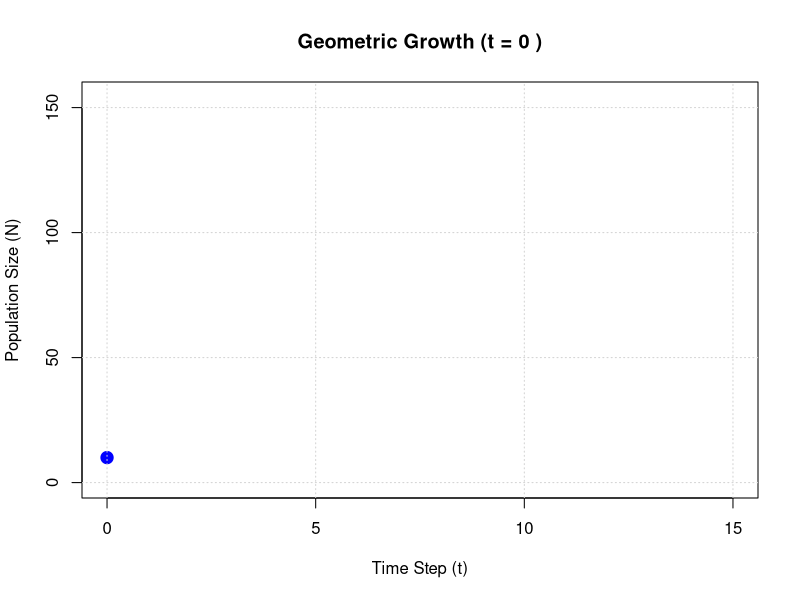
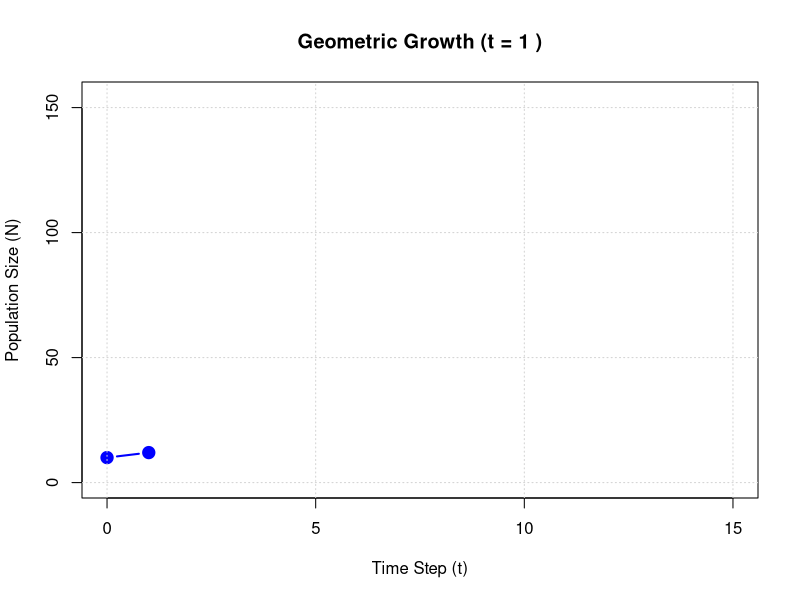
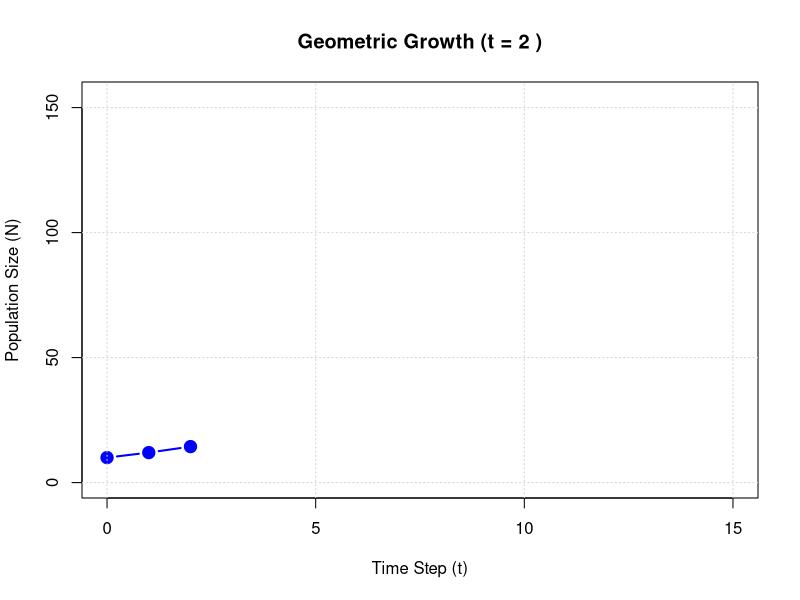
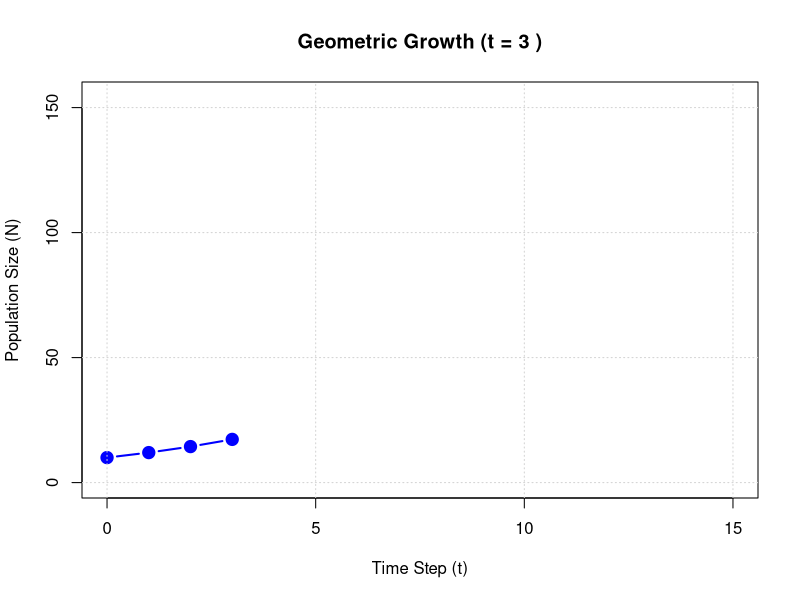
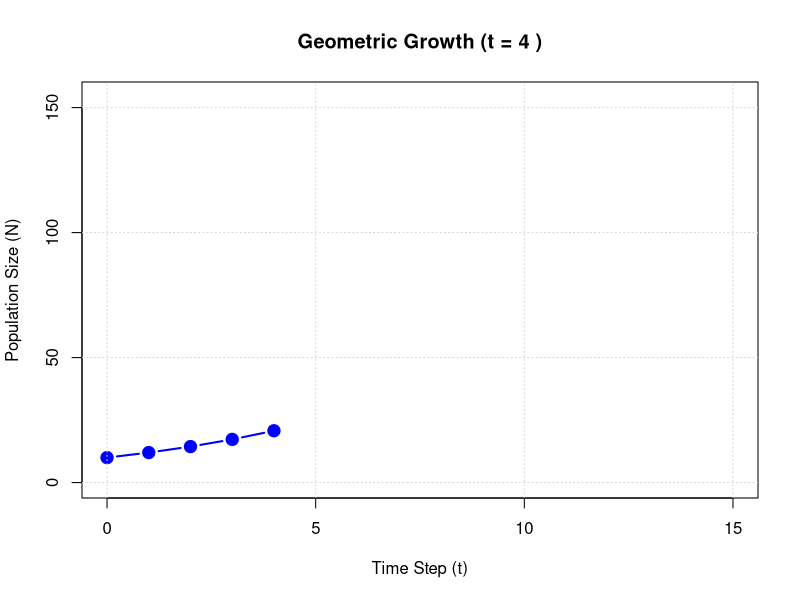
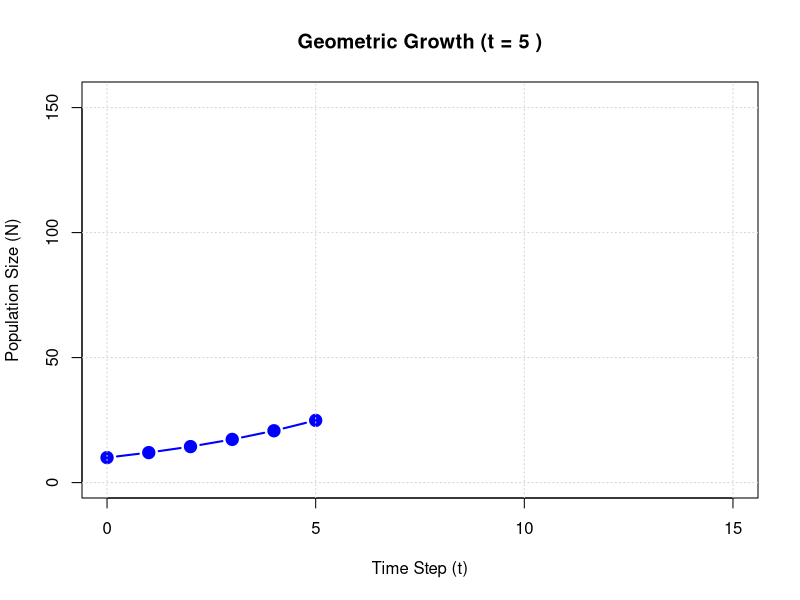
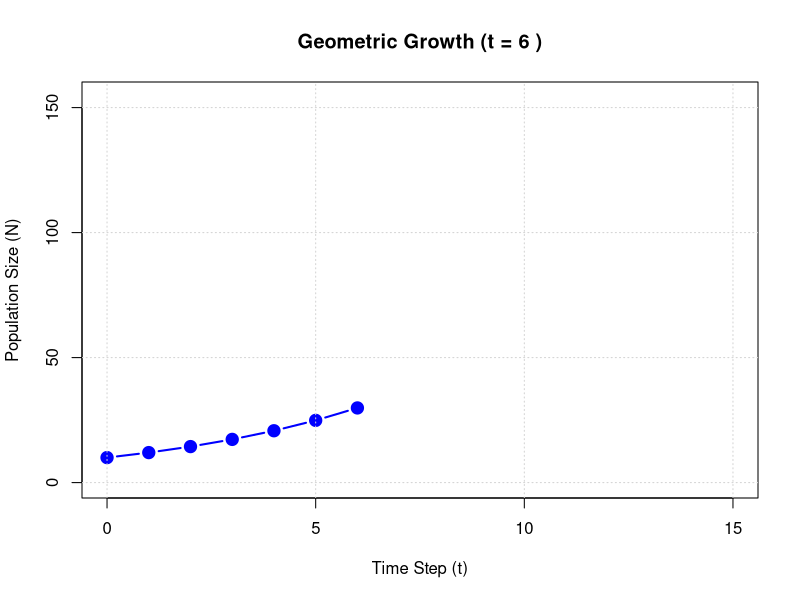
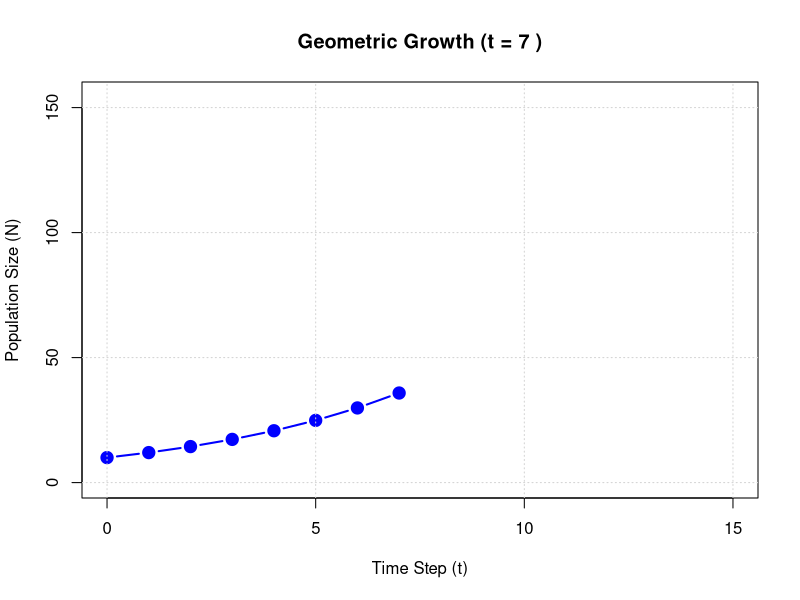

These charts were generated, in order, by the following R code:
## ---- chunk 1
#| fig-show: animate
#| interval: 0.5

n0 <- 10
r <- 1.2
max_t <- 15

max_y <- n0 * (r ^ max_t)

# Loop creates each frame automatically
for (i in 0:max_t) {
  t_sub <- 0:i
  N_sub <- n0 * (r ^ t_sub)
  
  plot(
    t_sub, N_sub,
    type = "b", col = "blue", pch = 19, lwd = 2, cex = 1.5,
    xlim = c(0, max_t), ylim = c(0, max_y),
    xlab = "Time Step (t)", ylab = "Population Size (N)",
    main = paste("Geometric Growth (t =", i, ")")
  )
  grid()
}
